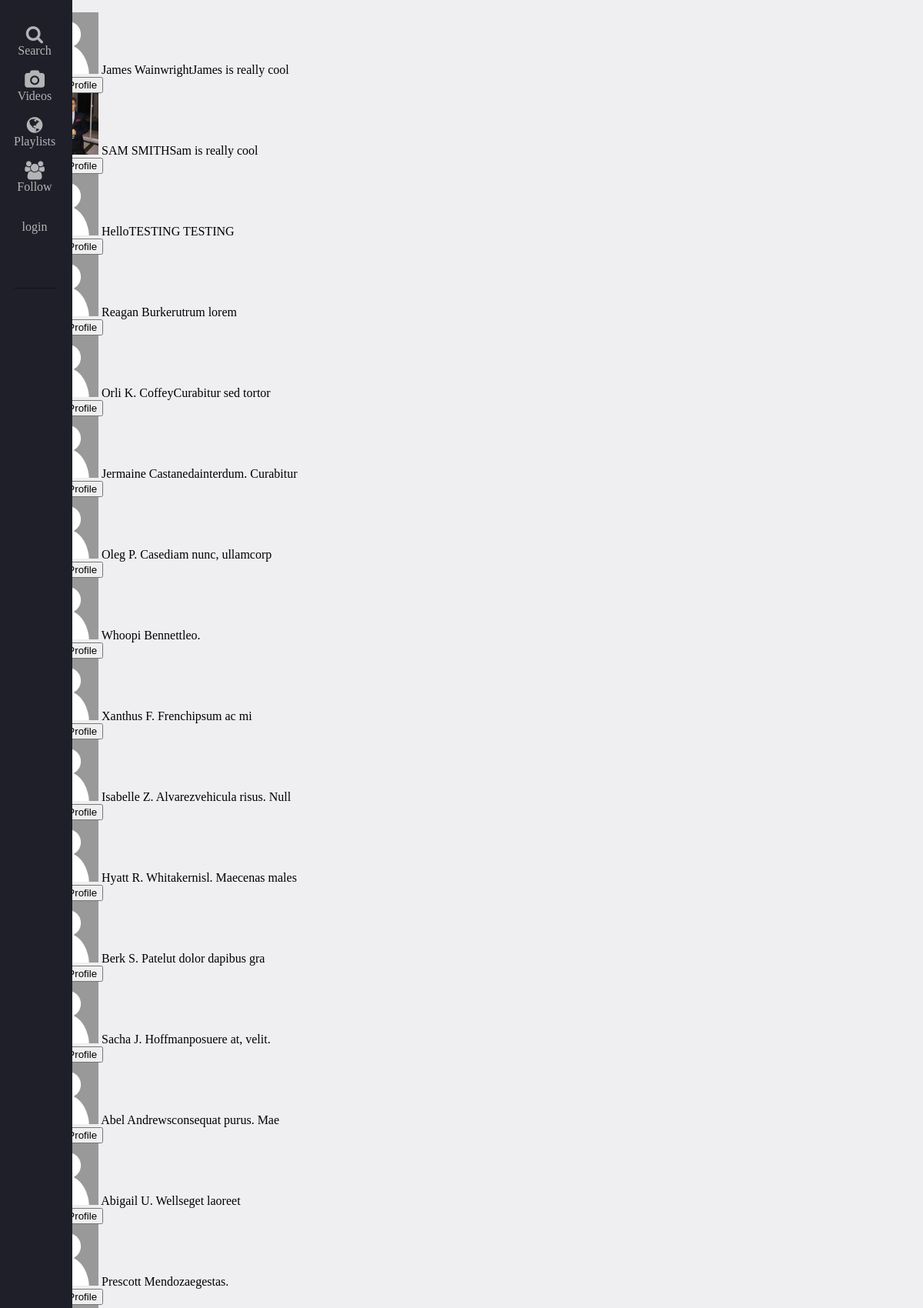
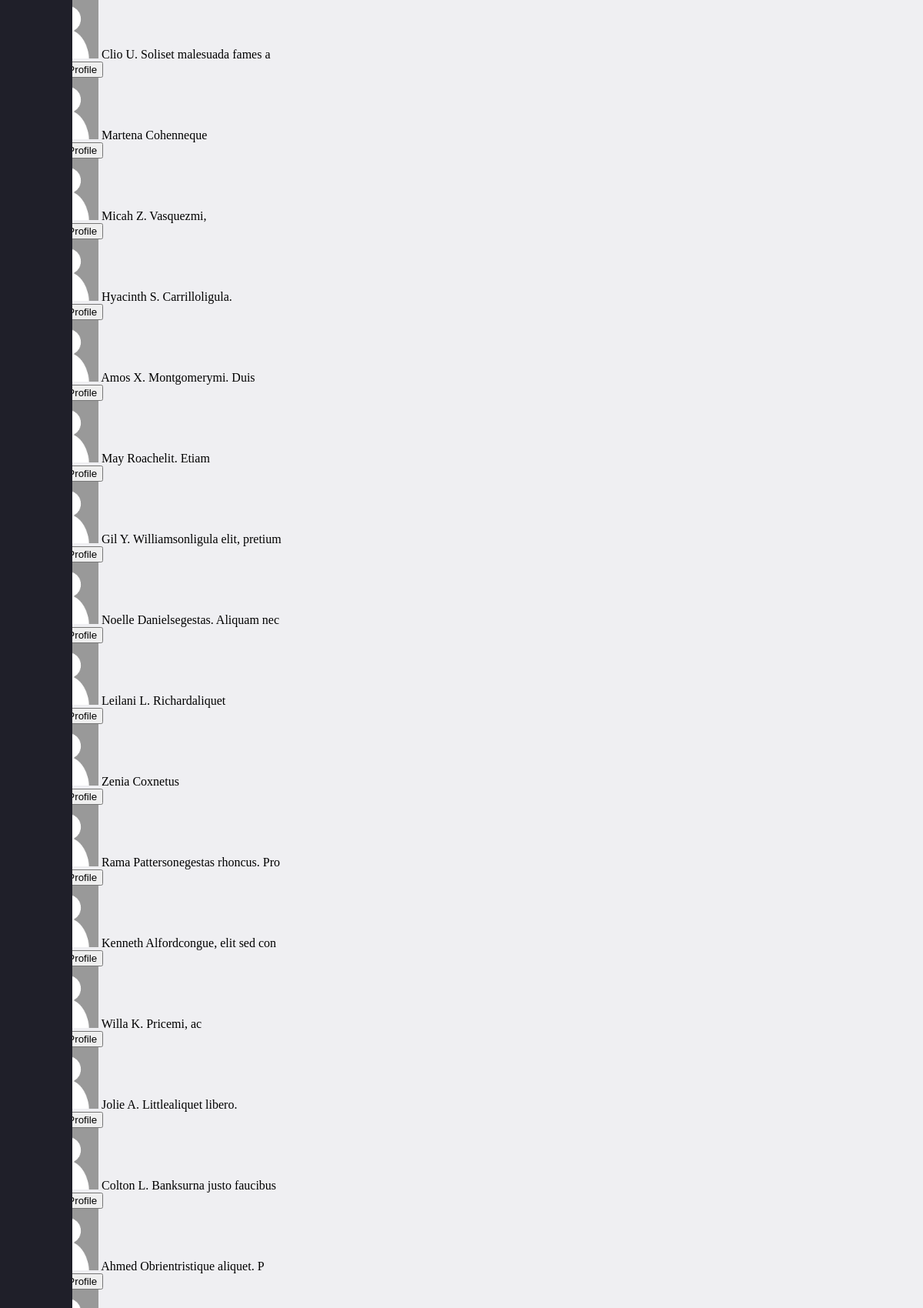
Screenshot of /php/user_profile.php (upper part) with the database file from the repository (2 pictures, top to bottom).
### tables this page shows
CREATE TABLE IF NOT EXISTS `user` (
  `uID` int(11) NOT NULL,
  `email` varchar(120) NOT NULL,
  `name` varchar(45) NOT NULL,
  `about` varchar(120) DEFAULT NULL,
  `avatar` varchar(20) DEFAULT 'default.png',
  `gender` tinyint(4) DEFAULT '1',
  `auth` varchar(50) DEFAULT NULL,
  `start_date` datetime NOT NULL,
  `password` varchar(30) NOT NULL
);

### dal/users/readUsers.php (called while the page is built, shortened)
<?php
	function list_users(){
		global $numRecords, $dbConnection, $stmt;
		$sqlStr = "select * from user";
		try
		{
			$stmt = $dbConnection->query($sqlStr);
		}
		catch(PDOException $error)
		{
			echo "An error occured: ".$error->getMessage();
		}
	}
?>

### php/user_profile.php (the view, shortened to what this page needs)
<?php
	include ("head.php");
	require_once("../dal/connections/connections.php");
	require_once("../dal/users/readUsers.php");
	require_once("../dal/display/functions.php");
?>
<main>
	<div class='user-list-wrap'>
		<ul class='user-list'>
<?php
		list_users();
		$rows = $stmt->fetchAll();
		if(!$stmt->rowCount() == 0){
			foreach($rows as $key => $arrRows){
				?>
				<li>
					<span><?php echo $arrRows['name']; ?></span><span><?php echo substr($arrRows['about'], 0, 20); ?></span>
					<form action='otherProfile.php' method="post">
						<button name='goto_user'>View Profile</button>
					</form>
				</li>
	<?php
			}
		}
?>
		</ul>
	</div>
</main>
<?php
	include ("footer.php");
?>

### assets/styling/css/styles.css (style rules this page uses)
body { font-family: 'Slabo 27px', serif; }
body { background-color: #EFEFF2; }

### rows the page displays
user: name "James Wainwright", about "James is really cool"
user: name "SAM SMITH", about "Sam is really cool"
user: name "Hello", about "TESTING TESTING"
user: name "Reagan Burke", about "rutrum lorem"
user: name "Orli K. Coffey", about "Curabitur sed tortor"
user: name "Jermaine Castaneda", about "interdum. Curabitur"
user: name "Oleg P. Case", about "diam nunc, ullamcorp"
user: name "Whoopi Bennett", about "leo."
user: name "Xanthus F. French", about "ipsum ac mi"
user: name "Isabelle Z. Alvarez", about "vehicula risus. Null"
user: name "Hyatt R. Whitaker", about "nisl. Maecenas males"
user: name "Berk S. Patel", about "ut dolor dapibus gra"
user: name "Sacha J. Hoffman", about "posuere at, velit."
user: name "Abel Andrews", about "consequat purus. Mae"
user: name "Abigail U. Wells", about "eget laoreet"
user: name "Prescott Mendoza", about "egestas."
user: name "Clio U. Solis", about "et malesuada fames a"
user: name "Martena Cohen", about "neque"
user: name "Micah Z. Vasquez", about "mi,"
user: name "Hyacinth S. Carrillo", about "ligula."
user: name "Amos X. Montgomery", about "mi. Duis"
user: name "May Roach", about "elit. Etiam"
user: name "Gil Y. Williamson", about "ligula elit, pretium"
user: name "Noelle Daniels", about "egestas. Aliquam nec"
user: name "Leilani L. Richard", about "aliquet"
user: name "Zenia Cox", about "netus"
user: name "Rama Patterson", about "egestas rhoncus. Pro"
user: name "Kenneth Alford", about "congue, elit sed con"
user: name "Willa K. Price", about "mi, ac"
user: name "Jolie A. Little", about "aliquet libero."
user: name "Colton L. Banks", about "urna justo faucibus"
user: name "Ahmed Obrien", about "tristique aliquet. P"

### other values shown
$loginout "login"
